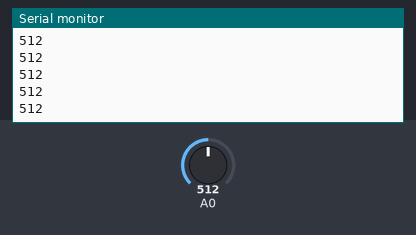
This sketch was run on a simulated Arduino Uno, built with avr-gcc and run on an emulated ATmega328P. Parts: the last lines printed to the serial monitor. The test bench sets the inputs (shaded band); at power-on: A0 = 512.

Above: at 1.2 s.
1.3 s: A0 set to 716
At 2.0 s:
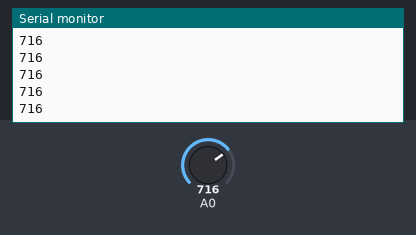
2.8 s: A0 set to 900
At 3.4 s:
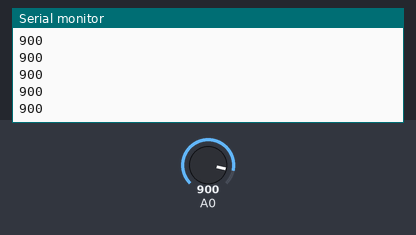
Timing chart, 0 to 5.8 s (numbered marks = the images above; inputs shaded):
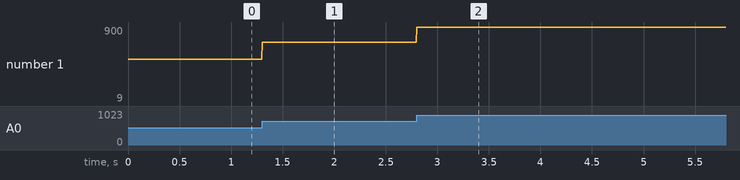

The sketch:

Arduino_Sketch_Analog_Serial.ino
```cpp
// This sketch reads analog data on A0 and sends it out to
// the serial port with each sample terminated by a new line "\n"
// The Processing sketch can then parse the data and plot it graphically.

void setup() {
  Serial.begin(9600);
}

void loop() {
  Serial.print(analogRead(A0));
  Serial.print("\n");
  delay(5);
}
```

Measured:
- after the input at 1.3 s, the serial monitor: prints a new line at once (image 1)
- after the input at 2.8 s, the serial monitor: prints a new line at once (image 2)
- plotted number 1: 512 → 716 after the input at 1.3 s, 716 → 9 after the input at 2.8 s
